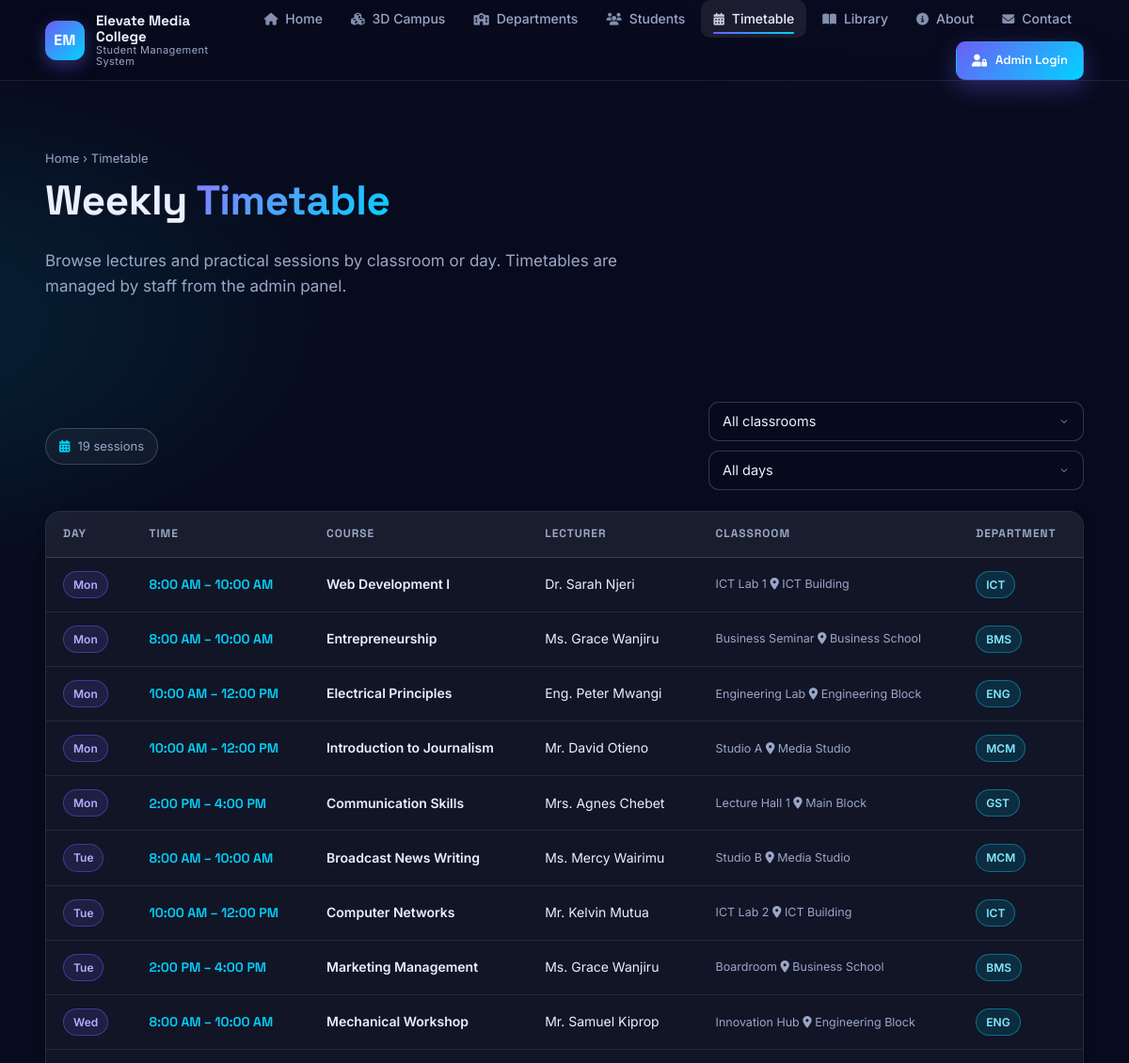
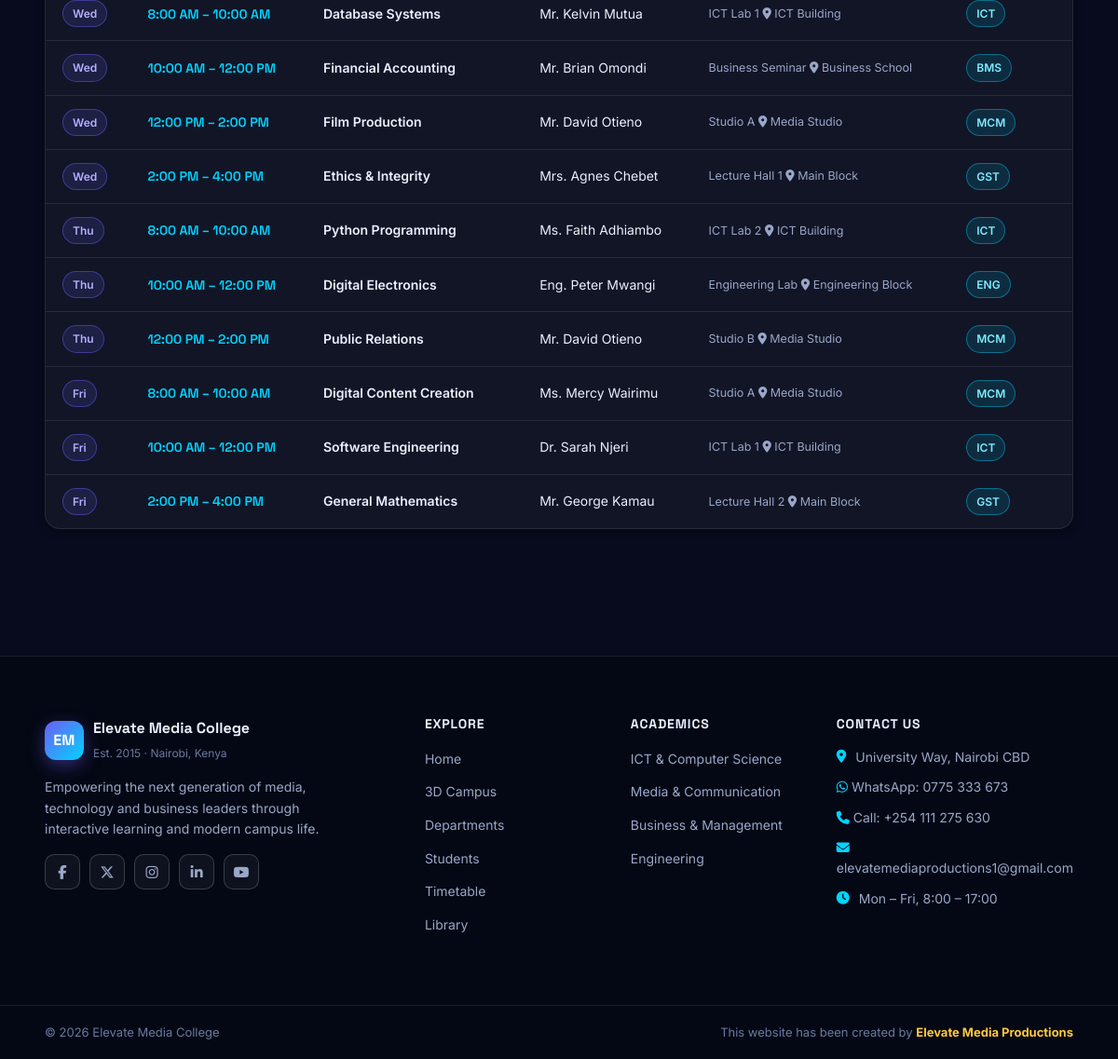
The app's page /student-management-system/timetable.php with its own data (2 pictures, top to bottom).
### tables this page shows
CREATE TABLE IF NOT EXISTS timetables (
    id INT AUTO_INCREMENT PRIMARY KEY,
    classroom_id INT NOT NULL,
    department_id INT DEFAULT NULL,
    day VARCHAR(12) NOT NULL,
    start_time TIME NOT NULL,
    end_time TIME NOT NULL,
    course VARCHAR(150) NOT NULL,
    lecturer VARCHAR(120) NOT NULL,
    CONSTRAINT fk_tt_classroom FOREIGN KEY (classroom_id)
        REFERENCES classrooms(id) ON DELETE CASCADE,
    CONSTRAINT fk_tt_dept FOREIGN KEY (department_id)
        REFERENCES departments(id) ON DELETE SET NULL
);

CREATE TABLE IF NOT EXISTS classrooms (
    id INT AUTO_INCREMENT PRIMARY KEY,
    name VARCHAR(120) NOT NULL,
    building VARCHAR(120) NOT NULL,
    department_id INT DEFAULT NULL,
    capacity INT NOT NULL DEFAULT 30,
    floor INT NOT NULL DEFAULT 1,
    CONSTRAINT fk_classroom_dept FOREIGN KEY (department_id)
        REFERENCES departments(id) ON DELETE SET NULL
);

CREATE TABLE IF NOT EXISTS departments (
    id INT AUTO_INCREMENT PRIMARY KEY,
    name VARCHAR(120) NOT NULL,
    code VARCHAR(20) NOT NULL UNIQUE,
    building VARCHAR(120) NOT NULL,
    color VARCHAR(20) NOT NULL DEFAULT '#6d5df6',
    head VARCHAR(120) NOT NULL,
    established YEAR NOT NULL,
    description TEXT
);

### student-management-system/includes/functions.php (called while the page is built, shortened)
<?php
if (!function_exists('e')) {
    function e(?string $value): string
    {
        return htmlspecialchars((string) $value, ENT_QUOTES, 'UTF-8');
    }
}
if (!function_exists('day_abbr')) {
    function day_abbr(string $day): string
    {
        $map = [
            'Monday' => 'Mon', 'Tuesday' => 'Tue', 'Wednesday' => 'Wed',
            'Thursday' => 'Thu', 'Friday' => 'Fri', 'Saturday' => 'Sat', 'Sunday' => 'Sun',
        ];
        return $map[$day] ?? $day;
    }
}
if (!function_exists('fmt_time')) {
    function fmt_time(string $time): string
    {
        $ts = strtotime($time);
        return date('g:i A', $ts);
    }
}

### student-management-system/timetable.php (the view, shortened to what this page needs)
<?php
require_once __DIR__ . '/includes/config.php';
$sql = "SELECT tt.*, c.name AS classroom, c.building, d.code AS dept_code
        FROM timetables tt
        JOIN classrooms c ON c.id = tt.classroom_id
        LEFT JOIN departments d ON d.id = tt.department_id
        WHERE 1=1";
$params = [];
$sql .= " ORDER BY FIELD(tt.day, 'Monday','Tuesday','Wednesday','Thursday','Friday','Saturday','Sunday'), tt.start_time";
$stmt = $pdo->prepare($sql);
$stmt->execute($params);
$rows = $stmt->fetchAll();
include __DIR__ . '/includes/header.php';
?>
<section class="page-head">
    <div class="container">
        <p class="crumb"><a href="home.php">Home</a> &rsaquo; Timetable</p>
        <h1>Weekly <span class="grad-text">Timetable</span></h1>
        <p class="lead" style="max-width:620px">Browse lectures and practical sessions by classroom or day. Timetables are managed by staff from the admin panel.</p>
    </div>
</section>
<section class="section-sm">
    <div class="container">
        <div class="toolbar">
            <div class="tb-left">
                <span class="chip"><i class="fa-solid fa-calendar-days"></i> <?= count($rows) ?> session<?= count($rows) === 1 ? '' : 's' ?></span>
            </div>
            <form class="search-bar" method="get" action="timetable.php">
                <select class="input" name="classroom" onchange="this.form.submit()">
                    <option value="">All classrooms</option>
                </select>
                <select class="input" name="day" onchange="this.form.submit()">
                    <option value="">All days</option>
                </select>
            </form>
        </div>
        <div class="table-wrap reveal">
            <div class="table-scroll">
                <table class="tt-table">
                    <thead>
                        <tr><th>Day</th><th>Time</th><th>Course</th><th>Lecturer</th><th>Classroom</th><th>Department</th></tr>
                    </thead>
                    <tbody>
                        <?php if ($rows): foreach ($rows as $r): ?>
                            <tr>
                                <td><span class="badge violet"><?= e(day_abbr($r['day'])) ?></span></td>
                                <td class="tt-time"><?= e(fmt_time($r['start_time'])) ?> &ndash; <?= e(fmt_time($r['end_time'])) ?></td>
                                <td class="tt-course"><?= e($r['course']) ?></td>
                                <td><?= e($r['lecturer']) ?></td>
                                <td><span class="tt-meta"><?= e($r['classroom']) ?> <i class="fa-solid fa-location-dot"></i> <?= e($r['building']) ?></span></td>
                                <td><span class="badge cyan"><?= e($r['dept_code']) ?: 'General' ?></span></td>
                            </tr>
                        <?php endforeach; else: ?>
                            <tr class="table-empty"><td colspan="6">No sessions match your filters. <a href="timetable.php">Reset filters</a></td></tr>
                        <?php endif; ?>
                    </tbody>
                </table>
            </div>
        </div>
    </div>
</section>
<?php include __DIR__ . '/includes/footer.php';

### records on screen
timetables: day "Mon", start_time "8:00 AM", end_time "10:00 AM", course "Web Development I", lecturer "Dr. Sarah Njeri", classroom.name "ICT Lab 1", classroom.building "ICT Building", department.code "ICT"
timetables: day "Mon", start_time "8:00 AM", end_time "10:00 AM", course "Entrepreneurship", lecturer "Ms. Grace Wanjiru", classroom.name "Business Seminar", classroom.building "Business School", department.code "BMS"
timetables: day "Mon", start_time "10:00 AM", end_time "12:00 PM", course "Electrical Principles", lecturer "Eng. Peter Mwangi", classroom.name "Engineering Lab", classroom.building "Engineering Block", department.code "ENG"
timetables: day "Mon", start_time "10:00 AM", end_time "12:00 PM", course "Introduction to Journalism", lecturer "Mr. David Otieno", classroom.name "Studio A", classroom.building "Media Studio", department.code "MCM"
timetables: day "Mon", start_time "2:00 PM", end_time "4:00 PM", course "Communication Skills", lecturer "Mrs. Agnes Chebet", classroom.name "Lecture Hall 1", classroom.building "Main Block", department.code "GST"
timetables: day "Tue", start_time "8:00 AM", end_time "10:00 AM", course "Broadcast News Writing", lecturer "Ms. Mercy Wairimu", classroom.name "Studio B", classroom.building "Media Studio", department.code "MCM"
timetables: day "Tue", start_time "10:00 AM", end_time "12:00 PM", course "Computer Networks", lecturer "Mr. Kelvin Mutua", classroom.name "ICT Lab 2", classroom.building "ICT Building", department.code "ICT"
timetables: day "Tue", start_time "2:00 PM", end_time "4:00 PM", course "Marketing Management", lecturer "Ms. Grace Wanjiru", classroom.name "Boardroom", classroom.building "Business School", department.code "BMS"
timetables: day "Wed", start_time "8:00 AM", end_time "10:00 AM", course "Mechanical Workshop", lecturer "Mr. Samuel Kiprop", classroom.name "Innovation Hub", classroom.building "Engineering Block", department.code "ENG"
timetables: day "Wed", start_time "8:00 AM", end_time "10:00 AM", course "Database Systems", lecturer "Mr. Kelvin Mutua", classroom.name "ICT Lab 1", classroom.building "ICT Building", department.code "ICT"
timetables: day "Wed", start_time "10:00 AM", end_time "12:00 PM", course "Financial Accounting", lecturer "Mr. Brian Omondi", classroom.name "Business Seminar", classroom.building "Business School", department.code "BMS"
timetables: day "Wed", start_time "12:00 PM", end_time "2:00 PM", course "Film Production", lecturer "Mr. David Otieno", classroom.name "Studio A", classroom.building "Media Studio", department.code "MCM"
timetables: day "Wed", start_time "2:00 PM", end_time "4:00 PM", course "Ethics & Integrity", lecturer "Mrs. Agnes Chebet", classroom.name "Lecture Hall 1", classroom.building "Main Block", department.code "GST"
timetables: day "Thu", start_time "8:00 AM", end_time "10:00 AM", course "Python Programming", lecturer "Ms. Faith Adhiambo", classroom.name "ICT Lab 2", classroom.building "ICT Building", department.code "ICT"
timetables: day "Thu", start_time "10:00 AM", end_time "12:00 PM", course "Digital Electronics", lecturer "Eng. Peter Mwangi", classroom.name "Engineering Lab", classroom.building "Engineering Block", department.code "ENG"
timetables: day "Thu", start_time "12:00 PM", end_time "2:00 PM", course "Public Relations", lecturer "Mr. David Otieno", classroom.name "Studio B", classroom.building "Media Studio", department.code "MCM"
timetables: day "Fri", start_time "8:00 AM", end_time "10:00 AM", course "Digital Content Creation", lecturer "Ms. Mercy Wairimu", classroom.name "Studio A", classroom.building "Media Studio", department.code "MCM"
timetables: day "Fri", start_time "10:00 AM", end_time "12:00 PM", course "Software Engineering", lecturer "Dr. Sarah Njeri", classroom.name "ICT Lab 1", classroom.building "ICT Building", department.code "ICT"
timetables: day "Fri", start_time "2:00 PM", end_time "4:00 PM", course "General Mathematics", lecturer "Mr. George Kamau", classroom.name "Lecture Hall 2", classroom.building "Main Block", department.code "GST"

### other values on screen
APP_TAGLINE "Student Management System"
$item[1] "Home"
$item[1] "3D Campus"
$item[1] "Departments"
$item[1] "Students"
$item[1] "Timetable"
$item[1] "Library"
$item[1] "About"
$item[1] "Contact"
count($rows) "19"
APP_NAME "Elevate Media College"
